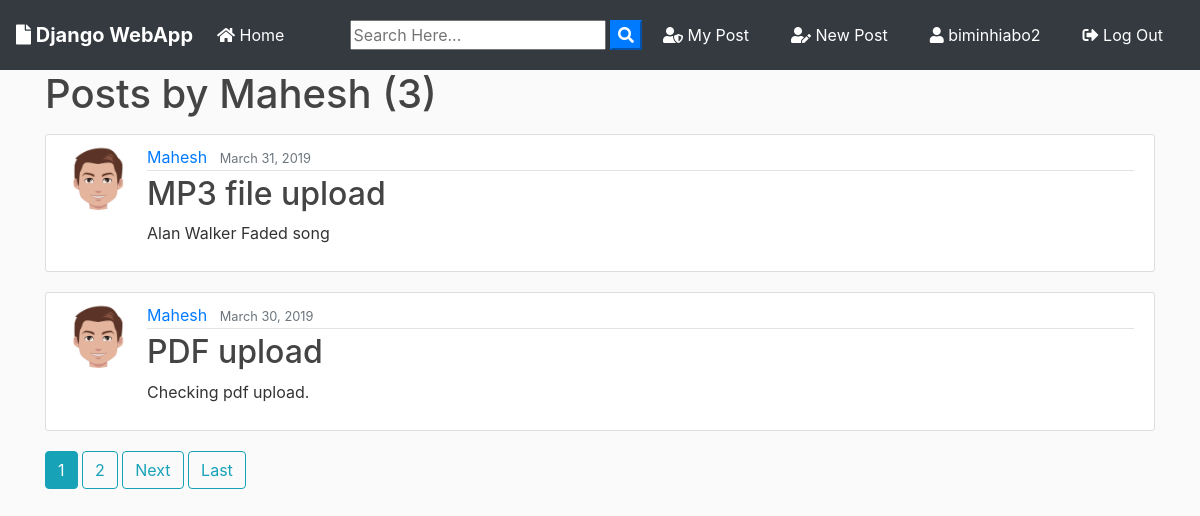
Screenshot of /user/Mahesh (signed in) with the database file from the repository.
### blog/models.py (models this page shows, shortened)
class Post(models.Model):
    title = models.CharField(max_length=100)
    file = models.FileField(null=True,blank=True,upload_to='Files')
    content = models.TextField()
    date_posted = models.DateTimeField(default=timezone.now)
    author = models.ForeignKey(User, on_delete=models.CASCADE)
    like = models.ManyToManyField(User, related_name="blog_posts")

### users/models.py (models this page shows, shortened)
class Profile(models.Model):
    user = models.OneToOneField(User, on_delete=models.CASCADE)
    image = models.ImageField(default='default.jpg', upload_to='profile_pics')

### blog/views.py (the view)
# urls.py: path('user/<str:username>', UserPostListView.as_view(), name='user-posts'),
class UserPostListView(ListView):
    model = Post
    template_name = 'blog/user_posts.html'  # <app>/<model>_<viewtype>.html
    context_object_name = 'posts'
    paginate_by = 2
    def get_queryset(self):
        user = get_object_or_404(User, username=self.kwargs.get('username'))
        return Post.objects.filter(author=user).order_by('-date_posted')

### blog/templates/blog/user_posts.html (shortened to what this page needs)
{% extends "blog/base.html" %}
{% block content %}
    <h1 class="mb-3">Posts by {{ view.kwargs.username }} ({{ page_obj.paginator.count }})</h1>
    {% for post in posts %}
        <article class="media content-section">
          <img class="rounded-circle article-img" src="{{ post.author.profile.image.url }}">
          <div class="media-body">
            <div class="article-metadata">
              <a class="mr-2" href="{% url 'user-posts' post.author.username %}">{{ post.author }}</a>
              <small class="text-muted">{{ post.date_posted|date:"F d, Y" }}</small>
            </div>
            <h2><a class="article-title" href="{% url 'post-detail' post.id %}">{{ post.title }}</a></h2>
            <p class="article-content">{{ post.content }}</p>
          </div>
        </article>
    {% endfor %}
    {% if is_paginated %}
      {% for num in page_obj.paginator.page_range %}
        {% if page_obj.number == num %}
          <a class="btn btn-info mb-4" href="?page={{ num }}">{{ num }}</a>
        {% elif num > page_obj.number|add:'-3' and num < page_obj.number|add:'3' %}
          <a class="btn btn-outline-info mb-4" href="?page={{ num }}">{{ num }}</a>
        {% endif %}
      {% endfor %}
      {% if page_obj.has_next %}
        <a class="btn btn-outline-info mb-4" href="?page={{ page_obj.next_page_number }}">Next</a>
        <a class="btn btn-outline-info mb-4" href="?page={{ page_obj.paginator.num_pages }}">Last</a>
      {% endif %}
    {% endif %}
{% endblock content %}

### blog/templates/blog/base.html (shortened to what this page needs)
{% load static %}
<!doctype html>
<html lang="en">
  <head>
    <link rel="stylesheet" href="https://stackpath.bootstrapcdn.com/bootstrap/4.3.1/css/bootstrap.min.css">
    <link rel="stylesheet" href="https://use.fontawesome.com/releases/v5.8.1/css/all.css" >
    <link rel="stylesheet" href="{% static 'blog/main.css' %}">
</head>
  <body>
        <nav class="navbar navbar-expand-lg navbar-dark bg-dark">
                <a class="navbar-brand font-weight-bold" href="{% url 'blog-home' %}"><i class="fas fa-file"></i> Django WebApp</a>
                <div class="collapse navbar-collapse" id="navbarSupportedContent">
                  <ul class="navbar-nav mr-auto">
                    <li class="nav-item active">
                      <a class="nav-link" href="{% url 'blog-home' %}"><i class="fas fa-home"></i> Home <span class="sr-only">(current)</span></a>
                    </li>
                  </ul>
                  <form id="searchform" action="{% url 'search' %}" method="get">
                    <input type="text" name="q" type="text" value="{{ request.GET.q }}" placeholder="Search Here..." />
                    <button type="button" onclick="searchform.submit()" class=" text-white my-color btn-primary"><i class="fa fa-search"></i></button>
                </form>
                    {% if user.is_authenticated %}
                    <a href="{% url 'user-posts' user %}" class="btn text-white m-2"><i class="fas fa-user-shield"></i> My Post</a>
                    <a href="{% url 'post-create' %} " class="btn text-white m-2"><i class="fas fa-user-edit"></i> New Post</a>
                    <a href="{% url 'profile' %} " class="btn text-white m-2"><i class="fas fa-user"></i> {{ user.username }}</a>
                    <a href="{% url 'logout' %} " class="btn text-white m-2"><i class="fas fa-sign-out-alt"></i> Log Out</a>
                    {% else %}
                    <a href="{% url 'login' %} " class="btn text-white m-2"><i class="fas fa-user-tie"></i> Log In</a>
                    <a href="{% url 'register' %} " class="btn text-white m-2"> <i class="fas fa-sign-in-alt"></i> Sign Up</a>
                    {% endif %}
                </div>
              </nav>
      <div class="container my-bg">
    {% block content %}
    {% endblock  %}
</div>
  </body>
</html>

### blog/static/blog/main.css (style rules this page uses)
body { background: #fafafa; color: #333333; margin-top: 0; }
h1, h2, h3, h4, h5, h6 { color: #444444; }
ul { margin: 0; }
.content-section { background: #ffffff; padding: 10px 20px; border: 1px solid #dddddd; border-radius: 3px; margin-bottom: 20px; }
.article-title { color: #444444; }
.article-content { white-space: pre-line; }
.article-img { height: 65px; width: 65px; margin-right: 16px; }
.article-metadata { padding-bottom: 1px; margin-bottom: 4px; border-bottom: 1px solid #e3e3e3 }

### rows the page displays
Post: author.profile.image (picture), author "Mahesh", date_posted "March 31, 2019", title "MP3 file upload", content "Alan Walker Faded song"
Post: author.profile.image (picture), author "Mahesh", date_posted "March 30, 2019", title "PDF upload", content "Checking pdf upload."

### other values shown
{{ user.username }} "biminhiabo2"
{{ view.kwargs.username }} "Mahesh"
{{ page_obj.paginator.count }} "3"
{{ num }} "1"
{{ num }} "2"
